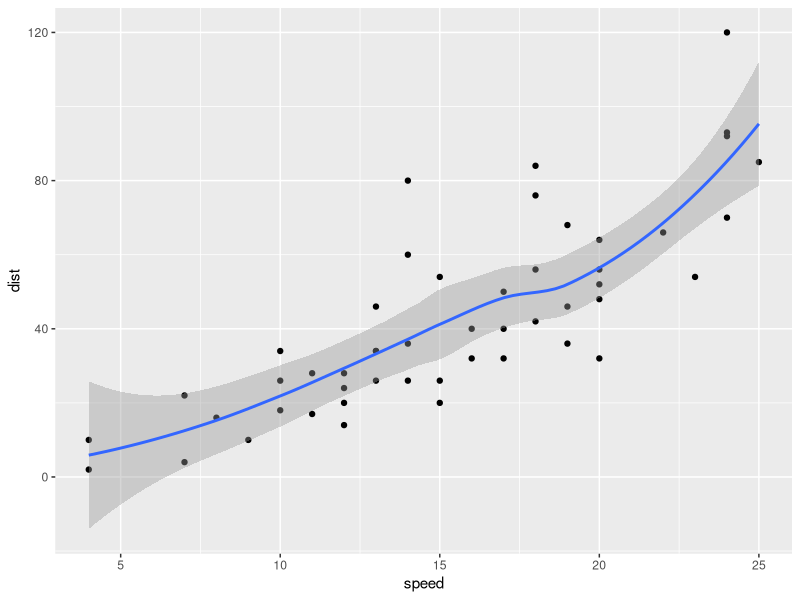

Source code (R):
## ---- chunk 1
# quick summary and plot
library(ggplot2)
summary(cars)
qplot(speed,dist,data=cars)+
        geom_smooth()
## ---- chunk 2
fit<-lm(speed~dist,data=cars)
summary(fit)$coef

